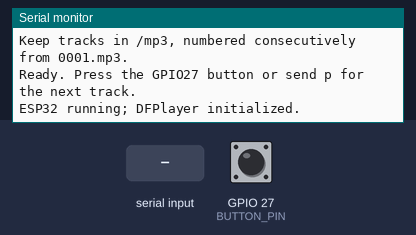
Bench run of a sketch on a simulated ESP32. Shown: the last lines printed to the serial monitor. The inputs (shaded band) are chosen by the test bench; at power-on: GPIO 27 (BUTTON_PIN) HIGH. The audio player accepts every command and is not drawn.

Above: at 7.2 s.
7.3 s: GPIO 27 (BUTTON_PIN) pulled LOW for 0.15 s
At 8.1 s:
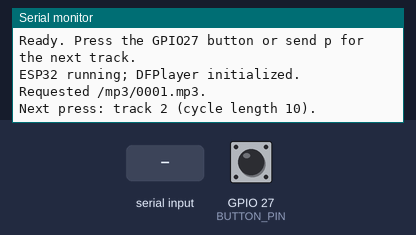
8.9 s: "p" received over Serial
At 10.1 s:
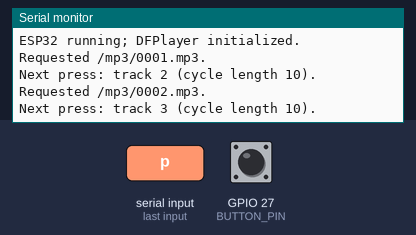
10.4 s: GPIO 27 (BUTTON_PIN) pulled LOW for 1 s
At 10.9 s:
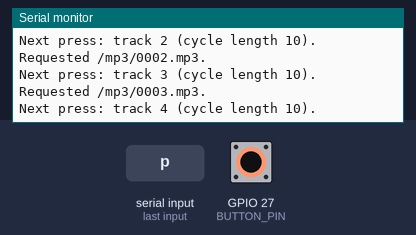

Measured:
- after the input at 7.3 s, the serial monitor: prints a new line after 0.07 s (image 1)
- after the input at 8.9 s, the serial monitor: prints a new line at once (image 2)
- after the input at 10.4 s, the serial monitor: prints a new line after 0.07 s (image 3)

The sketch:

BASKET.ino
```cpp
#include <Arduino.h>
#include <HardwareSerial.h>
#include <DFRobotDFPlayerMini.h>

HardwareSerial mp3Serial(2);
DFRobotDFPlayerMini player;
bool playerReady = false;
constexpr uint8_t BUTTON_PIN = 27; // Normally open button between GPIO27 and GND.
constexpr unsigned long DEBOUNCE_MS = 40;
int lastButtonReading = HIGH;
int stableButtonState = HIGH;
unsigned long buttonChangedAt = 0;
uint16_t trackCount = 0; // Total reported by DFPlayer; keep all tracks in /mp3.
uint16_t nextTrack = 1;
uint16_t lastRequestedTrack = 0;

void playSound() {
  if (!playerReady) {
    Serial.println("Cannot play: DFPlayer initialization failed.");
    return;
  }
  if (trackCount == 0) {
    Serial.println("Cannot play: no track count available. Check SD card and reset.");
    return;
  }
  lastRequestedTrack = nextTrack;
  player.playMp3Folder(nextTrack);
  Serial.printf("Requested /mp3/%04u.mp3.\n", static_cast<unsigned int>(nextTrack));
  nextTrack = (nextTrack % trackCount) + 1;
  Serial.printf("Next press: track %u (cycle length %u).\n",
                static_cast<unsigned int>(nextTrack), static_cast<unsigned int>(trackCount));
}

void setup() {
  pinMode(BUTTON_PIN, INPUT_PULLUP);
  Serial.begin(115200);
  delay(2000);
  Serial.println("ESP32 started. Initializing DFPlayer on RX=16, TX=17...");

  mp3Serial.begin(9600, SERIAL_8N1, 16, 17);
  delay(1000); // Allow the DFPlayer and SD card to power up.

  if (!player.begin(mp3Serial)) {
    Serial.println("DFPlayer not found!");
    Serial.println("Check 5V, common GND, TX/RX wiring, and the inserted SD card.");
    return;
  }

  playerReady = true;
  Serial.println("DFPlayer connected. Waiting for SD card to settle...");
  // The module can acknowledge initialization before it accepts playback.
  delay(2000);
  player.volume(30);
  delay(500);
  int detectedCount = -1;
  for (uint8_t attempt = 0; attempt < 3; ++attempt) {
    detectedCount = player.readFileCounts(DFPLAYER_DEVICE_SD);
    if (detectedCount > 0) {
      break;
    }
    delay(500);
  }
  if (detectedCount > 0 && detectedCount <= 9999) {
    trackCount = static_cast<uint16_t>(detectedCount);
    Serial.printf("SD card: %u files detected.\n", static_cast<unsigned int>(trackCount));
    Serial.println("Keep tracks in /mp3, numbered consecutively from 0001.mp3.");
    Serial.println("Ready. Press the GPIO27 button or send p for the next track.");
  } else {
    Serial.printf("SD file count unavailable or unsupported (response: %d). Check card and reset.\n", detectedCount);
  }
}

void loop() {
  const unsigned long now = millis();
  const int buttonReading = digitalRead(BUTTON_PIN);
  if (buttonReading != lastButtonReading) {
    lastButtonReading = buttonReading;
    buttonChangedAt = now;
  }
  if (now - buttonChangedAt >= DEBOUNCE_MS && buttonReading != stableButtonState) {
    stableButtonState = buttonReading;
    if (stableButtonState == LOW) {
      playSound();
    }
  }

  if (playerReady && Serial.available()) {
    if (Serial.read() == 'p') {
      playSound();
    }
  }

  if (playerReady && player.available()) {
    const uint8_t type = player.readType();
    const int value = player.read();
    Serial.printf("DFPlayer event: type=%u, value=%d\n", type, value);
    if (type == DFPlayerError) {
      if ((value == FileIndexOut || value == FileMismatch) && lastRequestedTrack > 1) {
        // The whole-card count can exceed the numbered tracks in /mp3.
        // With consecutive filenames, the missing number marks the end.
        trackCount = lastRequestedTrack - 1;
        Serial.printf("Track %u unavailable; cycling %u tracks and returning to track 1.\n",
                      static_cast<unsigned int>(lastRequestedTrack),
                      static_cast<unsigned int>(trackCount));
        nextTrack = 1;
        playSound();
      } else {
        Serial.println("DFPlayer error: check SD card and consecutive filenames in /mp3.");
      }
    } else if (type == DFPlayerPlayFinished) {
      Serial.println("Playback finished. Press the button or send p for the next track.");
    }
  }

  static unsigned long lastStatus = 0;
  if (millis() - lastStatus >= 5000) {
    lastStatus = millis();
    Serial.println(playerReady ? "ESP32 running; DFPlayer initialized."
                               : "ESP32 running; DFPlayer initialization failed. Reset to retry.");
  }
}
```
